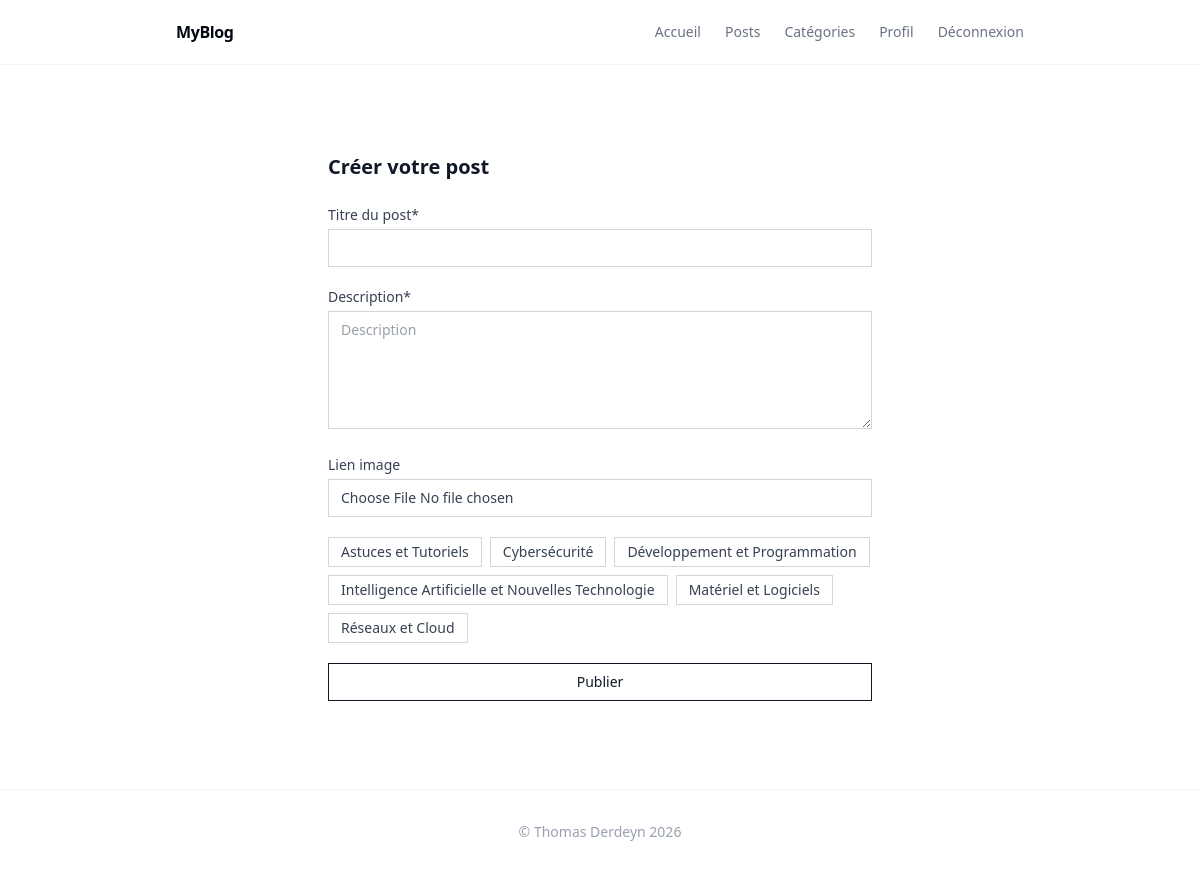
The page /post/create/ (signed in) on the database its author committed.
### blog_app/models.py (models this page shows, shortened)
class Category(models.Model):
  name = models.CharField(max_length=50, verbose_name="Nom")
  class Meta:
    ordering = ('name', )
    verbose_name = "catégorie"
    verbose_name_plural = "catégories"

### blog_app/views/post_views.py (the view, shortened to what this page needs)
# urls.py: path('post/create/', views.CreatePostView.as_view(), name="post_create"),
class CreatePostView(View):
    def get(self, request):
        if not request.user.is_authenticated:
            return redirect(f"{settings.LOGIN_URL}?next={request.path}")
        categories = Category.objects.all()
        context = {
            "categories": categories,
        }
        return render(request, "blog_app/post/post_create.html", context)

### blog_app/templates/blog_app/post/post_create.html (shortened to what this page needs)
{% extends 'base.html' %}
{% block content %}
{% load static %}
<div class="max-w-xl mx-auto px-4 py-10">
    <h2 class="text-xl font-semibold text-gray-900 mb-6">Créer votre post</h2>
    <form method="post" action="{% url 'post_create' %}" enctype="multipart/form-data" class="space-y-5" >
        <div>
            <label for="title_post" class="block text-sm text-gray-700 mb-1">Titre du post*</label>
            <input required type="text" name="title" id="title_post" value="{{form.title}}" class="w-full border border-gray-300 px-3 py-2 text-sm focus:outline-none focus:border-gray-500">
        </div>
        <div>
            <label for="description" class="block text-sm text-gray-700 mb-1">Description*</label>
            <textarea required name="description" placeholder="Description" id="description" rows="5" class="w-full border border-gray-300 px-3 py-2 text-sm focus:outline-none focus:border-gray-500">{{form.description}}</textarea>
        </div>
        <div>
            <label for="image" class="block text-sm text-gray-700 mb-1">Lien image</label>
        <input type="file" accept="image/*" capture="camera" name="image" id="image" value="{{form.image}}" class="w-full border border-gray-300 px-3 py-2 text-sm focus:outline-none focus:border-gray-500">
        </div>
         <div class="flex flex-wrap gap-2">
            {% for category in categories %}
            <label class="cursor-pointer">
                <span class="inline-block border border-gray-300 px-3 py-1 text-sm bg-white
             peer-checked:bg-gray-900 peer-checked:text-white peer-checked:border-gray-900
             peer-focus-visible:ring-2 peer-focus-visible:ring-gray-400">
                    {{ category.name }}
                </span>
            </label>
            {% empty %}
            <p class="text-sm text-gray-500">Aucune catégorie</p>
            {% endfor %}
        </div>
        <input type="submit" value="Publier" class="w-full border border-gray-900 px-4 py-2 text-sm text-gray-900 hover:bg-gray-900 hover:text-white transition-colors cursor-pointer">
    </form>
</div>
{% endblock %}

### rows shown on the page
Category: name "Astuces et Tutoriels"
Category: name "Cybersécurité"
Category: name "Développement et Programmation"
Category: name "Intelligence Artificielle et Nouvelles Technologie"
Category: name "Matériel et Logiciels"
Category: name "Réseaux et Cloud"
